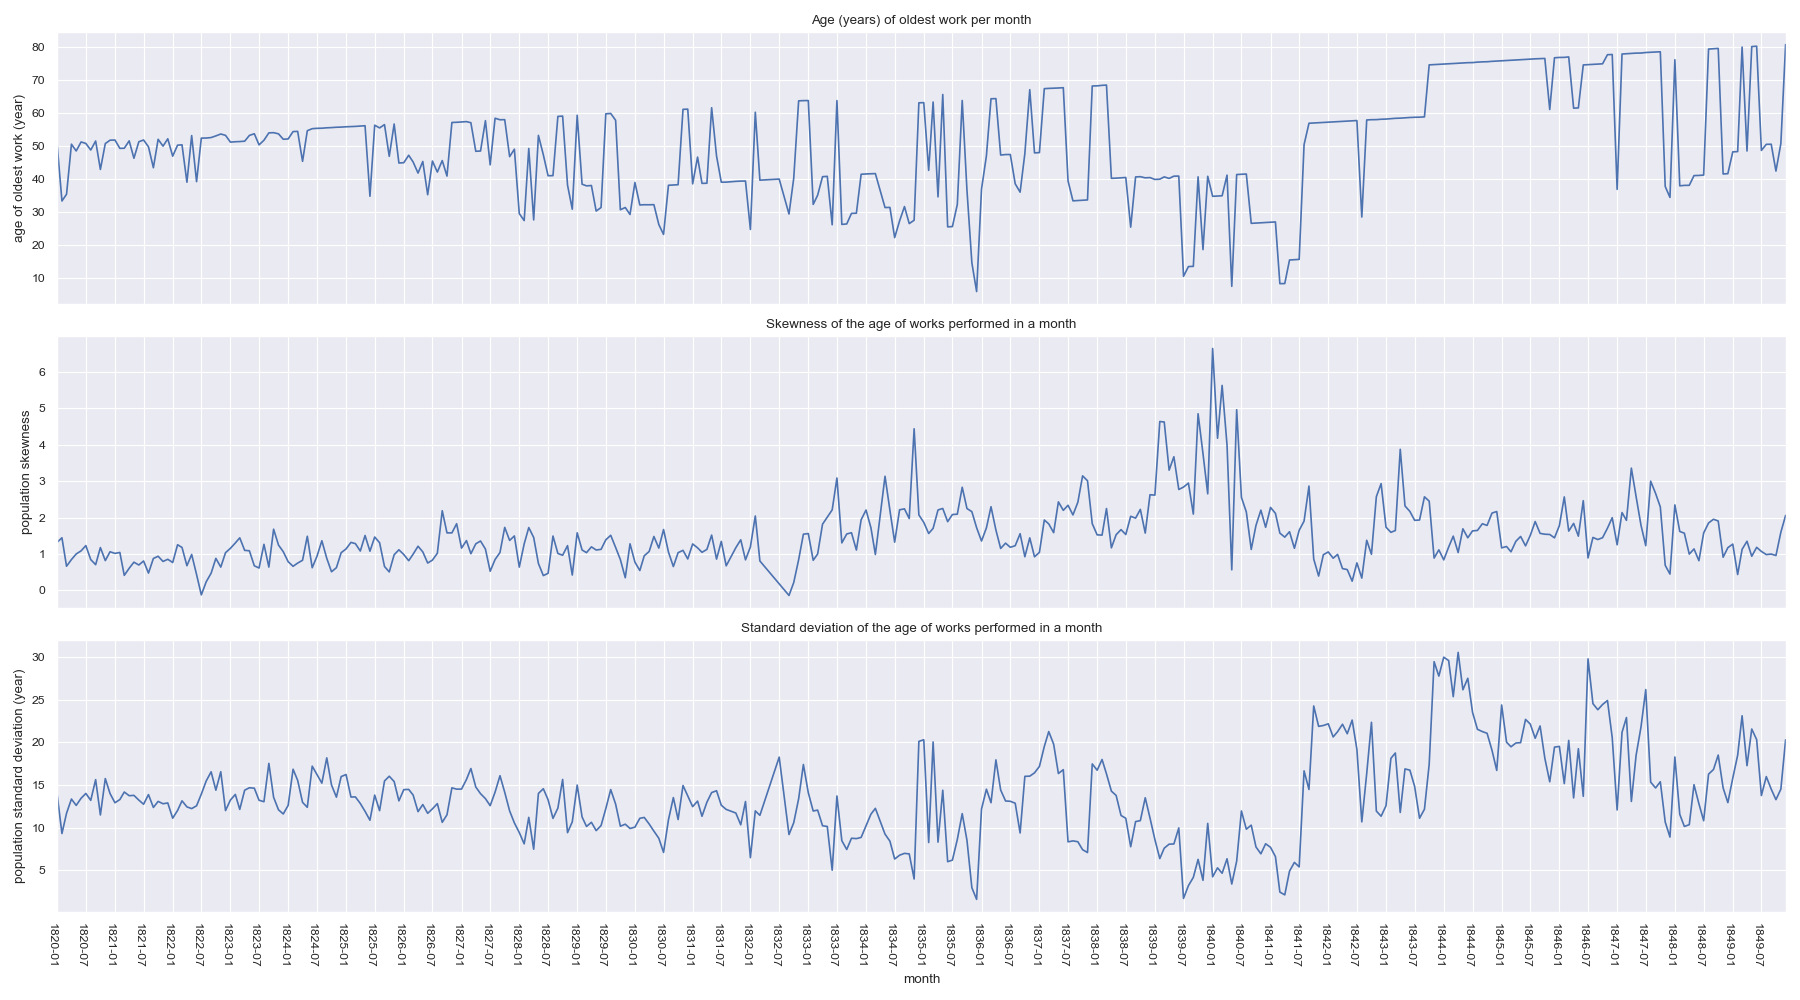

Recreate this plot in Python.
from datetime import date
import duckdb
from pathlib import Path
import seaborn as sns
import matplotlib.pyplot as plt
from matplotlib import dates as mdates


MONTHLY_STATS = (
    Path(__file__).parent.parent.joinpath("results").joinpath("monthly_statistics.csv")
)

PERFORMANCES = (
    Path(__file__)
    .parent.parent.joinpath("results")
    .joinpath("list_of_performances.csv")
)


rel = duckdb.read_csv(str(MONTHLY_STATS))

mmin = rel.min("month").fetchone()[0]
mmax = rel.max("month").fetchone()[0]

x = "month"

sns.set_theme("paper")

fig, (ax1, ax2, ax3) = plt.subplots(3, 1, sharex=True)
ax3.set_xlim(mmin, mmax)

# Major ticks every half year, minor ticks every month,
ax3.xaxis.set_major_locator(mdates.MonthLocator(bymonth=(1, 7)))
# Text in the x-axis will be displayed in 'YYYY-mm' format.
ax3.xaxis.set_major_formatter(mdates.DateFormatter("%Y-%m"))
# Rotates and right-aligns the x labels so they don't crowd each other.
for label in ax3.get_xticklabels(which="major"):
    label.set(rotation=180 + 90, horizontalalignment="right")

y = "age of oldest work (year)"
g = sns.lineplot(ax=ax1, data=rel.df(), x=x, y=y)
g.set_title("Age (years) of oldest work per month")

y = "population skewness"
g = sns.lineplot(ax=ax2, data=rel.df(), x=x, y=y)
g.set_title("Skewness of the age of works performed in a month")

y = "population standard deviation (year)"
g = sns.lineplot(ax=ax3, data=rel.df(), x=x, y=y)
g.set_title("Standard deviation of the age of works performed in a month")

fig.set_size_inches(18, 10)
fig.tight_layout()
fig.savefig("vis/ages.png")
